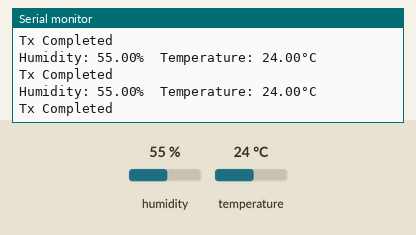
Bench run of a sketch on a simulated Arduino Uno, built with avr-gcc and run on an emulated ATmega328P. On the bench: the last lines printed to the serial monitor. Inputs (shaded band) come from the test bench; at power-on: humidity 55 %, temperature 24 °C.

Above: at 3.8 s.
3.9 s: humidity set to 22 %
At 5.9 s:
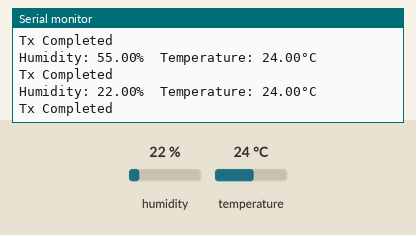
10.1 s: temperature set to 12 °C
At 11.6 s:
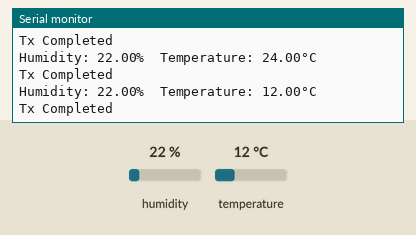
13.0 s: humidity set to 40 %
At 14.9 s:
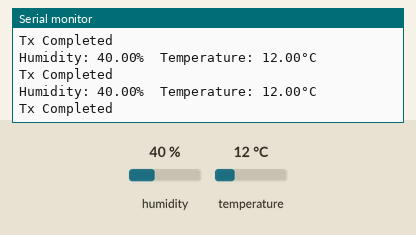
Timing chart, 0 to 16.4 s (numbered marks = the images above; inputs shaded):
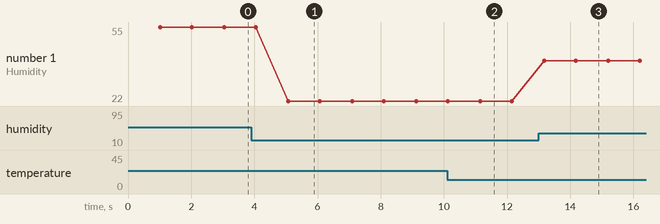

The sketch:

Arduino_CAN_Tx.ino
```cpp
#include "DHT.h"
#include <CAN.h>
/*********************/

#define DHTPIN 9
#define DHTTYPE DHT11   // DHT 11
/*********************/
#define debug 1
//Make this to 0 if you dont want to print temp and hum value
/*********************/
void ReadDHT11_Temp_Humidity( );
/*********************/
DHT dht(DHTPIN, DHTTYPE);
float h,t;
unsigned char data[8];
/*********************/
void setup() {
  Serial.begin(9600);
  dht.begin();
  //set up CAN Bus
  if (!CAN.begin(500E3)) {
    Serial.println("Starting CAN failed!");
    while (1);
  }
  Serial.print("Set Up complete");
}

void loop() {
  // Wait a few seconds between measurements.
  delay(1000);
  ReadDHT11_Temp_Humidity();
  #if debug
  Serial.print(F("Humidity: "));
  Serial.print(h);
  Serial.print(F("%  Temperature: "));
  Serial.print(t);
  Serial.print(F("°C "));
  Serial.println();
  #endif
  //copy the temperature and humdity values to buffer
  memcpy(data, &t, 4);
  memcpy(data + 4, &h, 4);

  CAN.beginPacket(0x12);
  CAN.write(data,8);
  //dummy test values
  //CAN.write(dummy,8);
  CAN.endPacket();
  Serial.println("Tx Completed");
//  dummy[0] = (dummy[0]^0x01);
}

void ReadDHT11_Temp_Humidity()
{
   h = dht.readHumidity();
  // Read temperature as Celsius (the default)
   t = dht.readTemperature();
  // Check if any reads failed and exit early (to try again).
  if (isnan(h) || isnan(t)) {
    Serial.println(F("Failed to read from DHT sensor!"));
    return;
  }
}
```

Measured:
- after the input at 3.9 s, the serial monitor: prints a new line after 1.2 s (image 1)
- after the input at 10.1 s, the serial monitor: prints a new line after 1.1 s (image 2)
- after the input at 13.0 s, the serial monitor: prints a new line after 0.18 s (image 3)
- plotted number 1: 55 → 22 after the input at 3.9 s, 22 → 40 after the input at 13.0 s
